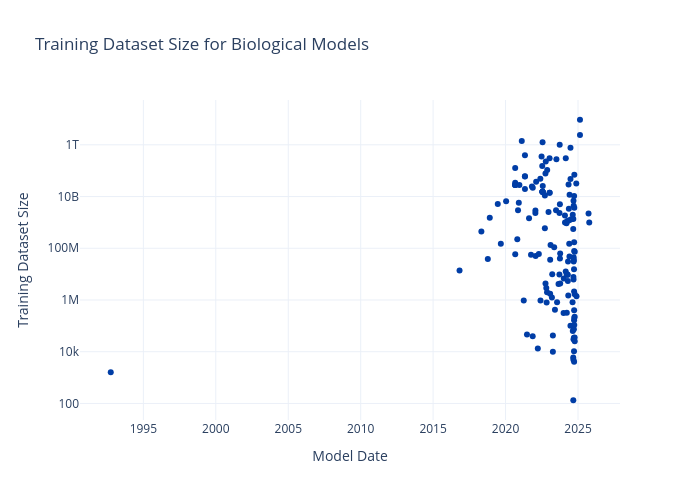

Notebook code cell kept with this figure:
### Code cell
fig = go.Figure()
fig.add_trace(go.Scatter(
    x = plot_df['Model Date'], 
    y = plot_df['Training Dataset Size'],
    mode='markers',
    marker=dict(color=cset_colors[1]),
    customdata = plot_df['Model'],
    hovertemplate='<b>%{customdata}</b><br>%{x}<br><b>Training Dataset Size</b>: %{y:,.2f}<extra></extra>'
))
fig.update_layout(
    title='Training Dataset Size for Biological Models',
    yaxis_type="log",
    template="plotly_white",
    width = 700, height=500,
    xaxis = dict(title='Model Date'),
    yaxis = dict(title='Training Dataset Size')
)
#fig.write_html('bio_data_size.html')
#fig.write_image('bio_data_size.png')
fig.show()

### Figure 1 — Plotly figure (JSON) as saved in the notebook; plotly's stock layout.template omitted (floating-point values rounded to 4 significant figures; data arrays with more than 128 entries replaced by an {"elided": "..."} marker saying what was removed)
{"data": [{"customdata": {"elided": "148 str values"}, "hovertemplate": "<b>%{customdata}</b><br>%{x}<br><b>Training Dataset Size</b>: %{y:,.2f}<extra></extra>", "marker": {"color": "#003DA6"}, "mode": "markers", "type": "scatter", "x": {"elided": "148 str values"}, "y": {"elided": "148 float values"}}], "layout": {"height": 500, "title": {"text": "Training Dataset Size for Biological Models"}, "width": 700, "xaxis": {"title": {"text": "Model Date"}}, "yaxis": {"title": {"text": "Training Dataset Size"}, "type": "log"}}}
